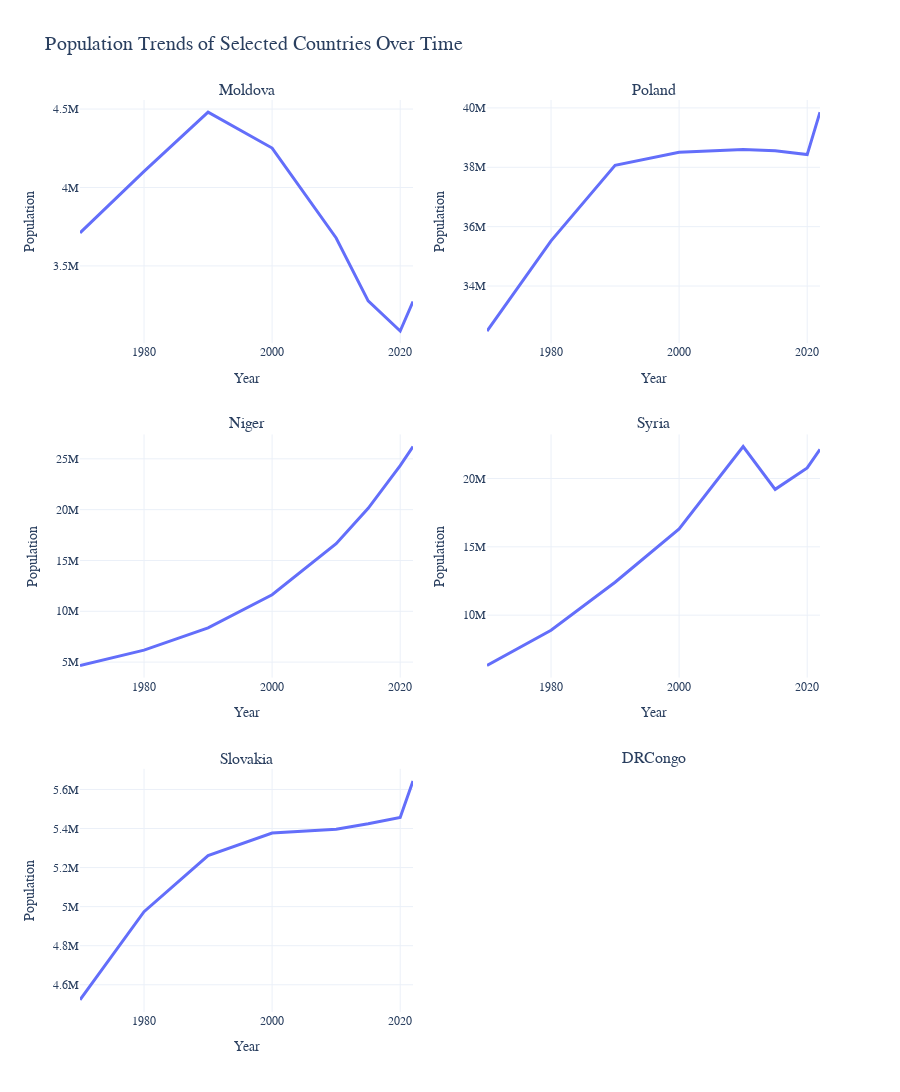

Notebook source saved alongside this figure:
### Code cell
plot_population_trends(['Moldova', 'Poland', 'Niger', 'Syria', 'Slovakia', 'DRCongo'])

### Figure 1 — Plotly figure (JSON) as saved in the notebook; plotly's stock layout.template omitted (floating-point values rounded to 4 significant figures)
{"data": [{"hovertemplate": "Country/Territory=Moldova<br>Year=%{x}<br>Population=%{y}<extra></extra>", "legendgroup": "Moldova", "line": {"color": "#636EFA", "dash": "solid", "width": 3}, "marker": {"symbol": "circle"}, "mode": "lines", "name": "Moldova", "orientation": "v", "showlegend": true, "type": "scatter", "x": [2022, 2020, 2015, 2010, 2000, 1990, 1980, 1970], "xaxis": "x", "y": [3272996, 3084847, 3277388, 3678186, 4251573, 4480199, 4103240, 3711140], "yaxis": "y"}, {"hovertemplate": "Country/Territory=Poland<br>Year=%{x}<br>Population=%{y}<extra></extra>", "legendgroup": "Poland", "line": {"color": "#636EFA", "dash": "solid", "width": 3}, "marker": {"symbol": "circle"}, "mode": "lines", "name": "Poland", "orientation": "v", "showlegend": true, "type": "scatter", "x": [2022, 2020, 2015, 2010, 2000, 1990, 1980, 1970], "xaxis": "x2", "y": [39857145, 38428366, 38553146, 38597353, 38504431, 38064255, 35521429, 32482943], "yaxis": "y2"}, {"hovertemplate": "Country/Territory=Niger<br>Year=%{x}<br>Population=%{y}<extra></extra>", "legendgroup": "Niger", "line": {"color": "#636EFA", "dash": "solid", "width": 3}, "marker": {"symbol": "circle"}, "mode": "lines", "name": "Niger", "orientation": "v", "showlegend": true, "type": "scatter", "x": [2022, 2020, 2015, 2010, 2000, 1990, 1980, 1970], "xaxis": "x3", "y": [26207977, 24333639, 20128124, 16647543, 11622665, 8370647, 6173177, 4669708], "yaxis": "y3"}, {"hovertemplate": "Country/Territory=Syria<br>Year=%{x}<br>Population=%{y}<extra></extra>", "legendgroup": "Syria", "line": {"color": "#636EFA", "dash": "solid", "width": 3}, "marker": {"symbol": "circle"}, "mode": "lines", "name": "Syria", "orientation": "v", "showlegend": true, "type": "scatter", "x": [2022, 2020, 2015, 2010, 2000, 1990, 1980, 1970], "xaxis": "x4", "y": [22125249, 20772595, 19205178, 22337563, 16307654, 12408996, 8898954, 6319199], "yaxis": "y4"}, {"hovertemplate": "Country/Territory=Slovakia<br>Year=%{x}<br>Population=%{y}<extra></extra>", "legendgroup": "Slovakia", "line": {"color": "#636EFA", "dash": "solid", "width": 3}, "marker": {"symbol": "circle"}, "mode": "lines", "name": "Slovakia", "orientation": "v", "showlegend": true, "type": "scatter", "x": [2022, 2020, 2015, 2010, 2000, 1990, 1980, 1970], "xaxis": "x5", "y": [5643453, 5456681, 5424444, 5396424, 5376690, 5261305, 4973883, 4522867], "yaxis": "y5"}], "layout": {"annotations": [{"font": {"size": 16}, "showarrow": false, "text": "Moldova", "x": 0.225, "xanchor": "center", "xref": "paper", "y": 1, "yanchor": "bottom", "yref": "paper"}, {"font": {"size": 16}, "showarrow": false, "text": "Poland", "x": 0.775, "xanchor": "center", "xref": "paper", "y": 1, "yanchor": "bottom", "yref": "paper"}, {"font": {"size": 16}, "showarrow": false, "text": "Niger", "x": 0.225, "xanchor": "center", "xref": "paper", "y": 0.6333, "yanchor": "bottom", "yref": "paper"}, {"font": {"size": 16}, "showarrow": false, "text": "Syria", "x": 0.775, "xanchor": "center", "xref": "paper", "y": 0.6333, "yanchor": "bottom", "yref": "paper"}, {"font": {"size": 16}, "showarrow": false, "text": "Slovakia", "x": 0.225, "xanchor": "center", "xref": "paper", "y": 0.2667, "yanchor": "bottom", "yref": "paper"}, {"font": {"size": 16}, "showarrow": false, "text": "DRCongo", "x": 0.775, "xanchor": "center", "xref": "paper", "y": 0.2667, "yanchor": "bottom", "yref": "paper"}], "font": {"family": "Arial"}, "height": 1800, "showlegend": false, "title": {"font": {"size": 20}, "text": "Population Trends of Selected Countries Over Time"}, "xaxis": {"anchor": "y", "domain": [0, 0.45], "title": {"text": "Year"}}, "xaxis2": {"anchor": "y2", "domain": [0.55, 1], "title": {"text": "Year"}}, "xaxis3": {"anchor": "y3", "domain": [0, 0.45], "title": {"text": "Year"}}, "xaxis4": {"anchor": "y4", "domain": [0.55, 1], "title": {"text": "Year"}}, "xaxis5": {"anchor": "y5", "domain": [0, 0.45], "title": {"text": "Year"}}, "xaxis6": {"anchor": "y6", "domain": [0.55, 1], "title": {"text": "Year"}}, "yaxis": {"anchor": "x", "domain": [0.7333, 1], "title": {"text": "Population"}}, "yaxis2": {"anchor": "x2", "domain": [0.7333, 1], "title": {"text": "Population"}}, "yaxis3": {"anchor": "x3", "domain": [0.3667, 0.6333], "title": {"text": "Population"}}, "yaxis4": {"anchor": "x4", "domain": [0.3667, 0.6333], "title": {"text": "Population"}}, "yaxis5": {"anchor": "x5", "domain": [0, 0.2667], "title": {"text": "Population"}}, "yaxis6": {"anchor": "x6", "domain": [0, 0.2667], "title": {"text": "Population"}}}}
